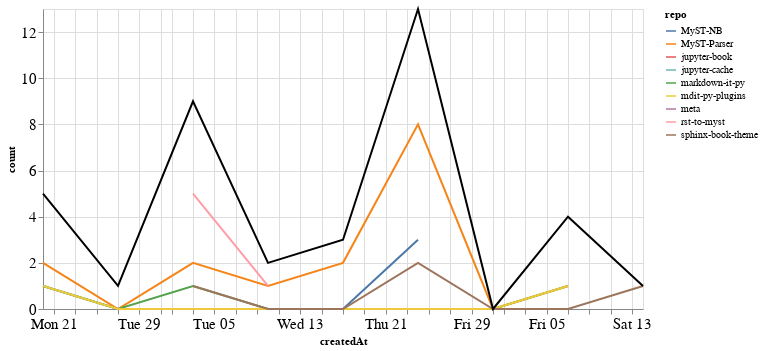

The code cell stored with this chart in its notebook:
### Markdown cell above
### PRs

### Code cell
prs_time = prs.groupby('repo').resample('W', on='createdAt').count()['author'].reset_index()
prs_time = prs_time.rename(columns={'author': 'count'})
prs_time_total = prs_time.groupby('createdAt').agg({"count": "sum"}).reset_index()

ch1 = alt.Chart(prs_time, width=600).mark_line().encode(
    x='createdAt',
    y='count',
    color='repo',
    tooltip="repo"
)

ch2 = alt.Chart(prs_time_total, width=600).mark_line(color="black").encode(
    x='createdAt',
    y='count',
)

ch1 + ch2

### Figure 1 — Vega-Lite specification as saved in the notebook (floating-point values rounded to 4 significant figures)
{"config": {"axisLeft": {"labelFontSize": 15}, "axisBottom": {"labelFontSize": 15}}, "layer": [{"data": {"name": "data-0c61f6c0aba4d99baa88dc6afbe79625"}, "mark": "line", "encoding": {"color": {"type": "nominal", "field": "repo"}, "tooltip": {"type": "nominal", "field": "repo"}, "x": {"type": "temporal", "field": "createdAt"}, "y": {"type": "quantitative", "field": "count"}}, "width": 600}, {"data": {"name": "data-3418550a7411408d547d306ef701b793"}, "mark": {"type": "line", "color": "black"}, "encoding": {"x": {"type": "temporal", "field": "createdAt"}, "y": {"type": "quantitative", "field": "count"}}, "width": 600}], "$schema": "https://vega.github.io/schema/vega-lite/v4.8.1.json", "datasets": {"data-0c61f6c0aba4d99baa88dc6afbe79625": [{"repo": "MyST-NB", "createdAt": "2020-12-20T00:00:00", "count": 1}, {"repo": "MyST-NB", "createdAt": "2020-12-27T00:00:00", "count": 0}, {"repo": "MyST-NB", "createdAt": "2021-01-03T00:00:00", "count": 0}, {"repo": "MyST-NB", "createdAt": "2021-01-10T00:00:00", "count": 0}, {"repo": "MyST-NB", "createdAt": "2021-01-17T00:00:00", "count": 0}, {"repo": "MyST-NB", "createdAt": "2021-01-24T00:00:00", "count": 3}, {"repo": "MyST-Parser", "createdAt": "2020-12-20T00:00:00", "count": 2}, {"repo": "MyST-Parser", "createdAt": "2020-12-27T00:00:00", "count": 0}, {"repo": "MyST-Parser", "createdAt": "2021-01-03T00:00:00", "count": 2}, {"repo": "MyST-Parser", "createdAt": "2021-01-10T00:00:00", "count": 1}, {"repo": "MyST-Parser", "createdAt": "2021-01-17T00:00:00", "count": 2}, {"repo": "MyST-Parser", "createdAt": "2021-01-24T00:00:00", "count": 8}, {"repo": "MyST-Parser", "createdAt": "2021-01-31T00:00:00", "count": 0}, {"repo": "MyST-Parser", "createdAt": "2021-02-07T00:00:00", "count": 1}, {"repo": "jupyter-book", "createdAt": "2021-02-07T00:00:00", "count": 1}, {"repo": "jupyter-cache", "createdAt": "2021-01-17T00:00:00", "count": 1}, {"repo": "markdown-it-py", "createdAt": "2020-12-20T00:00:00", "count": 1}, {"repo": "markdown-it-py", "createdAt": "2020-12-27T00:00:00", "count": 0}, {"repo": "markdown-it-py", "createdAt": "2021-01-03T00:00:00", "count": 1}, {"repo": "markdown-it-py", "createdAt": "2021-01-10T00:00:00", "count": 0}, {"repo": "markdown-it-py", "createdAt": "2021-01-17T00:00:00", "count": 0}, {"repo": "markdown-it-py", "createdAt": "2021-01-24T00:00:00", "count": 0}, {"repo": "markdown-it-py", "createdAt": "2021-01-31T00:00:00", "count": 0}, {"repo": "markdown-it-py", "createdAt": "2021-02-07T00:00:00", "count": 1}, {"repo": "mdit-py-plugins", "createdAt": "2020-12-20T00:00:00", "count": 1}, {"repo": "mdit-py-plugins", "createdAt": "2020-12-27T00:00:00", "count": 0}, {"repo": "mdit-py-plugins", "createdAt": "2021-01-03T00:00:00", "count": 0}, {"repo": "mdit-py-plugins", "createdAt": "2021-01-10T00:00:00", "count": 0}, {"repo": "mdit-py-plugins", "createdAt": "2021-01-17T00:00:00", "count": 0}, {"repo": "mdit-py-plugins", "createdAt": "2021-01-24T00:00:00", "count": 0}, {"repo": "mdit-py-plugins", "createdAt": "2021-01-31T00:00:00", "count": 0}, {"repo": "mdit-py-plugins", "createdAt": "2021-02-07T00:00:00", "count": 1}, {"repo": "meta", "createdAt": "2020-12-27T00:00:00", "count": 1}, {"repo": "rst-to-myst", "createdAt": "2021-01-03T00:00:00", "count": 5}, {"repo": "rst-to-myst", "createdAt": "2021-01-10T00:00:00", "count": 1}, {"repo": "sphinx-book-theme", "createdAt": "2021-01-03T00:00:00", "count": 1}, {"repo": "sphinx-book-theme", "createdAt": "2021-01-10T00:00:00", "count": 0}, {"repo": "sphinx-book-theme", "createdAt": "2021-01-17T00:00:00", "count": 0}, {"repo": "sphinx-book-theme", "createdAt": "2021-01-24T00:00:00", "count": 2}, {"repo": "sphinx-book-theme", "createdAt": "2021-01-31T00:00:00", "count": 0}, {"repo": "sphinx-book-theme", "createdAt": "2021-02-07T00:00:00", "count": 0}, {"repo": "sphinx-book-theme", "createdAt": "2021-02-14T00:00:00", "count": 1}], "data-3418550a7411408d547d306ef701b793": [{"createdAt": "2020-12-20T00:00:00", "count": 5}, {"createdAt": "2020-12-27T00:00:00", "count": 1}, {"createdAt": "2021-01-03T00:00:00", "count": 9}, {"createdAt": "2021-01-10T00:00:00", "count": 2}, {"createdAt": "2021-01-17T00:00:00", "count": 3}, {"createdAt": "2021-01-24T00:00:00", "count": 13}, {"createdAt": "2021-01-31T00:00:00", "count": 0}, {"createdAt": "2021-02-07T00:00:00", "count": 4}, {"createdAt": "2021-02-14T00:00:00", "count": 1}]}}
